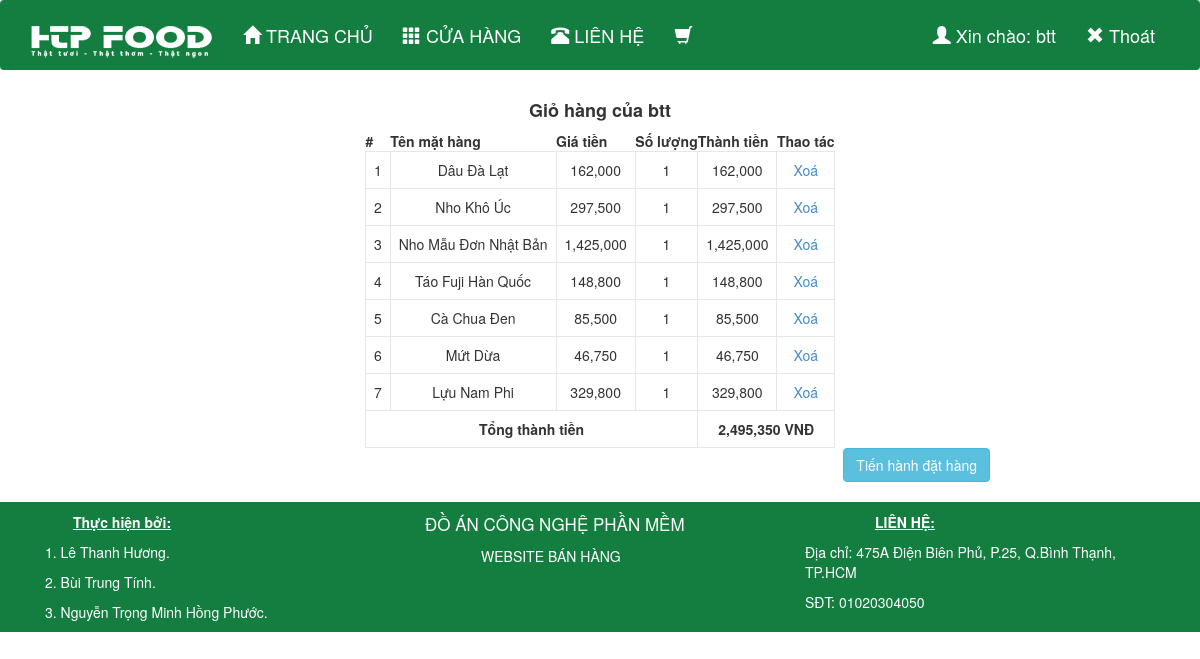
/?thread=viewcart (signed in), run on the app's committed database.
### tables this page shows
CREATE TABLE IF NOT EXISTS `giohang` (
  `idgiohang` int(10) NOT NULL,
  `iduser` int(10) NOT NULL,
  `idsanpham` int(10) NOT NULL,
  `soluong` int(100) NOT NULL,
  `giatien` int(100) NOT NULL
);

CREATE TABLE IF NOT EXISTS `sanpham` (
  `idsanpham` int(10) NOT NULL,
  `idnhomsp` int(10) NOT NULL,
  `tensp` varchar(100) NOT NULL,
  `nhacc` varchar(100) NOT NULL,
  `giatien` int(100) NOT NULL,
  `giamgia` int(11) NOT NULL,
  `hinh` varchar(100) NOT NULL,
  `chitiet` varchar(2000) NOT NULL
);

### dulieu/viewcart.php (the view, shortened to what this page needs)
<?php
    require_once("mysql.php");
    $conn = new mysqli($db_host, $db_username, $db_password, $db_name);
    mysqli_set_charset($conn, 'UTF8');
    $result = $conn->query("SELECT * from giohang g inner join sanpham s on g.idsanpham=s.idsanpham where g.iduser={$_SESSION['user_id']}");
?>
<div style="text-align: center;">
    <h4><b>Giỏ hàng của <?php echo $_SESSION['usrname']; ?></b></h4>
</div>
<div class="tm-box-body">
    <table cellpadding="0" cellspacing="0" border="0" class="data-table-short" align="center">
        <thead>
            <tr>
                <th>#</th>
                <th>Tên mặt hàng</th>
                <th>Giá tiền</th>
                <th>Số lượng</th>
                <th>Thành tiền</th>
                <th>Thao tác</th>
            </tr>
        </thead>
        <tbody>
            <?php
                $i=1; $sumall=0;
                while($row = $result->fetch_assoc())
                {
                    $price=$row['giatien']-($row['giamgia']*$row['giatien']/100);
                    $s_price=$price*$row['soluong'];
                    $sumall+=$s_price;
            ?>
                    <tr>
                        <td><?php echo $i++; ?></td>
                        <td><?php echo $row['tensp']; ?></td>
                        <td><?php echo number_format($price); ?></td>
                        <td><?php echo $row['soluong']; ?></td>
                        <td><?php echo number_format($s_price); ?></td>
                        <td><a href="?thread=delproduct&idcart=<?php echo $row['idgiohang']; ?>">Xoá</a></td>
                    </tr>
            <?php
                }
            ?>
                    <tr>
                        <td colspan="4" align="center"><b>Tổng thành tiền</b></td>
                        <td colspan="2" align="center"><b><?php echo number_format($sumall)." VNĐ"; ?></b></td>
                    </tr>
        </tbody>
    </table>
    <div style="text-align: right; padding-right: 15em;">
        <p><a href="?thread=paying" class="btn btn-info" role="button">Tiến hành đặt hàng</a></p>
    </div>
</div>

### css/style.css (style rules this page uses)
td { padding: 8px 8px; border: 1px solid #e7e7e7; border-image-source: none; border-image-slice: 100% 100% 100% 100%; border-image-width: 1 1 1 1; border-image-outset: 0 0 0 0; border-image-repeat: stretch stretch; border-image: none; text-align: center; }

### data on the page
giohang: idsanpham.tensp "Dâu Đà Lạt", idsanpham.giamgia "162,000", soluong "1", s_price "162,000"
giohang: idsanpham.tensp "Nho Khô Úc", idsanpham.giamgia "297,500", soluong "1", s_price "297,500"
giohang: idsanpham.tensp "Nho Mẫu Đơn Nhật Bản", idsanpham.giamgia "1,425,000", soluong "1", s_price "1,425,000"
giohang: idsanpham.tensp "Táo Fuji Hàn Quốc", idsanpham.giamgia "148,800", soluong "1", s_price "148,800"
giohang: idsanpham.tensp "Cà Chua Đen", idsanpham.giamgia "85,500", soluong "1", s_price "85,500"
giohang: idsanpham.tensp "Mứt Dừa", idsanpham.giamgia "46,750", soluong "1", s_price "46,750"
giohang: idsanpham.tensp "Lựu Nam Phi", idsanpham.giamgia "329,800", soluong "1", s_price "329,800"

### other printed values
$_SESSION['usrname'] "btt"
$sumall "2,495,350"
